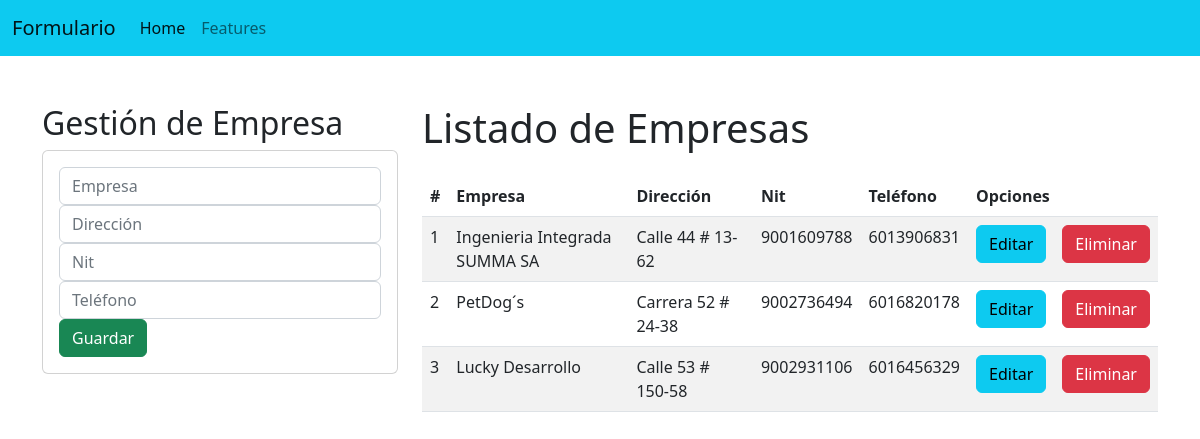
The page / on the database its author committed.
### Apps/Registro/models.py (models this page shows, shortened)
class Info(models.Model):
    empresa = models.CharField(max_length=50)
    direccion = models.CharField(max_length=50)
    nit = models.CharField(max_length=50)
    telefono = models.CharField(max_length=50)

### Apps/Registro/views.py (the view)
# urls.py: path('', views.home),
def home(request):
    empresaslistado = Info.objects.all()  #Retornara el listado de todos los cursos
    return render(request, "gestionInfo.html", {"empresaslis": empresaslistado}) #Recuperamos empresas en la plantilla

### Apps/Registro/Templates/gestionInfo.html (shortened to what this page needs)
{% extends "./base.html" %}
{% block body %}
<div class="row">
    <div class="col-sm-12 col-md-6 col-lg-4 col-xl-4">
        <h2>Gestión de Empresa</h2>
        <div class="card">
            <div class="card-body">
                <form action="/registrarEmpresa/" method="POST">{% csrf_token %}
                    <div class="form-group">
                        <input type="text" id="txtEmpresa" name="txtEmpresa" class="form-control"
                        placeholder="Empresa" maxlength="50" required>
                    </div>
                    <div class="form-group">
                        <input type="text" id="txtDirección" name="txtDirección" class="form-control"
                        placeholder="Dirección" maxlength="50" required>
                    </div>
                    <div class="form-group">
                        <input type="text" id="txtNit" name="txtNit" class="form-control"
                        placeholder="Nit" maxlength="50" required>
                    </div>
                    <div class="form-group">
                        <input type="text" id="txtTeléfono" name="txtTeléfono" class="form-control"
                        placeholder="Teléfono" maxlength="50" required>
                    </div>
                    <div class="form-group">
                        <button type="submit" class="btn btn-success btn-block text-white">Guardar</button>
                    </div>
                </form>
            </div>
        </div>
    </div>
    <div class="col-sm-12 col-md-6 col-lg-8 col-xl-8">
        <h1>Listado de Empresas</h1>
        <div class="table-responsive py-2"></div>
            <table class="table table-striped">
                <thead>
                    <tr>
                        <th>#</th>
                        <th>Empresa</th>
                        <th>Dirección</th>
                        <th>Nit</th>
                        <th>Teléfono</th>
                        <th colspan="2">Opciones</th>
                    </tr>
                </thead>
                <tbody>
                    {% for c in empresaslis %}
                    <tr>
                        <td>{{forloop.counter}} </td>
                        <td>{{c.empresa}} </td>
                        <td>{{c.direccion}} </td>
                        <td>{{c.nit}} </td>
                        <td>{{c.telefono}} </td>
                        <td><a href="edicionEmpresa/{{c.nit}}" class="btn btn-info">Editar</a></td>
                        <td><a href="eliminarEmpresa/{{c.nit}}" class="btn btn-danger">Eliminar</a></td>
                    </tr>
                    {% endfor %}
                </tbody>
            </table>
        </div>
    </div>
</div>
{% endblock %}

### Apps/Registro/Templates/base.html (shortened to what this page needs)
<!DOCTYPE html>
<html lang="en">
<head>
    <link rel="stylesheet" href="https://cdn.jsdelivr.net/npm/bootstrap@5.2.0-beta1/dist/css/bootstrap.min.css"
</head>
<body>
    <nav class="navbar navbar-expand-lg bg-info">
        <div class="container-fluid">
          <a class="navbar-brand" href="#">Formulario</a>
          <div class="collapse navbar-collapse" id="navbarNav">
            <ul class="navbar-nav">
              <li class="nav-item">
                <a class="nav-link active" aria-current="page" href="#">Home</a>
              </li>
              <li class="nav-item">
                <a class="nav-link" href="#">Features</a>
              </li>
            </ul>
          </div>
        </div>
      </nav>
      <div class="container py-5">
            {% block body %}
            {% endblock %}
</body>
</html>

### rows shown on the page
Info: empresa "Ingenieria Integrada SUMMA SA", direccion "Calle 44 # 13-62", nit "9001609788", telefono "6013906831"
Info: empresa "PetDog´s", direccion "Carrera 52 # 24-38", nit "9002736494", telefono "6016820178"
Info: empresa "Lucky Desarrollo", direccion "Calle 53 # 150-58", nit "9002931106", telefono "6016456329"
